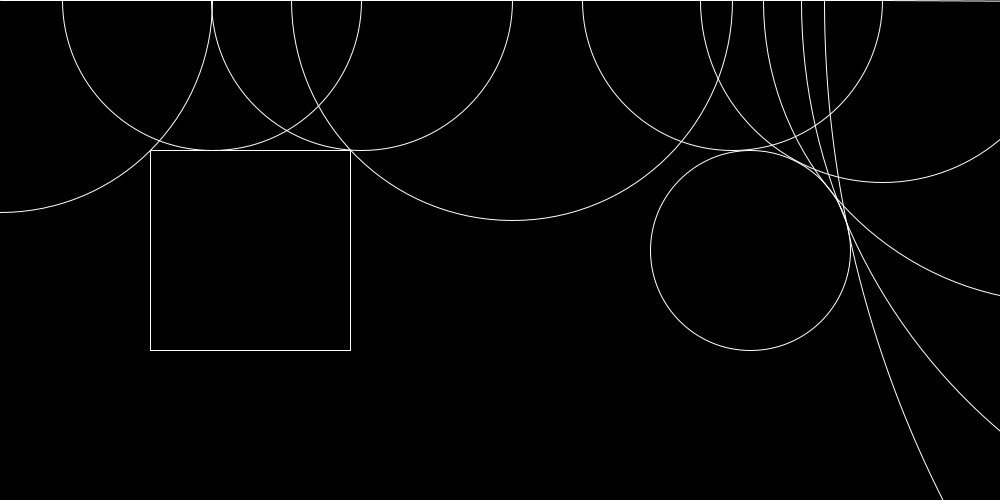
Frame 1 (no input)
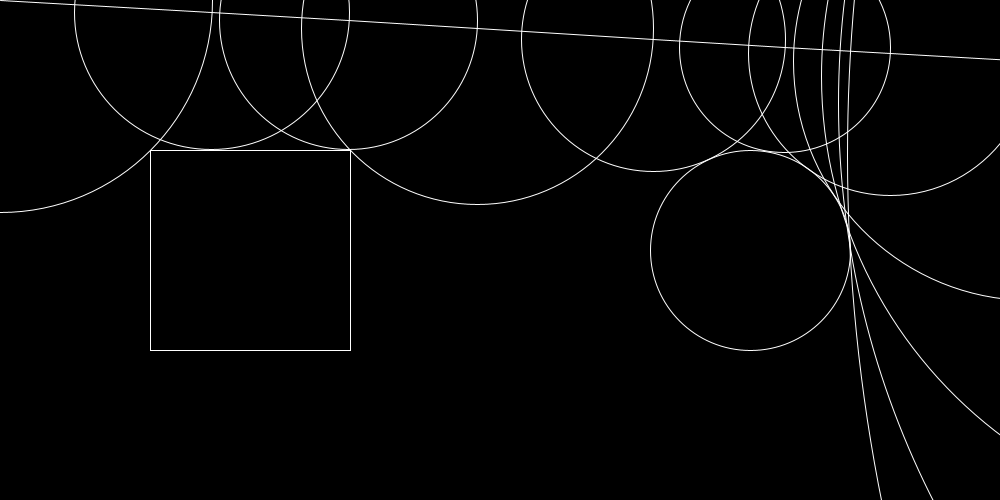
Frame 60 (the mouse pressed at the canvas centre just before this capture)
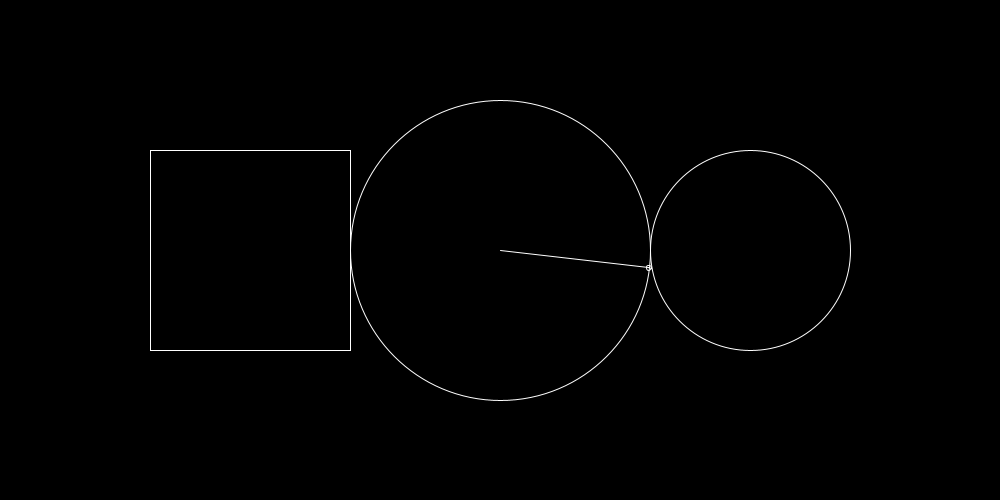
Frame 120 (the mouse held since frame 60 and released just before this capture)

The Processing sketch that drew these frames (run headless with seeded random() and noise(); from frame 60 on, the mouse is pressed at the canvas centre):

// Processing sketch: Distance_Estimator_2D
// ── Distance_Estimator_2D.pde


void setup(){
  size(1000, 500);
}

void draw(){
  background(0);
  stroke(255);
  noFill();
  //show obstacle
  rect(width/2-350, height/2-100, 200, 200);
  ellipse(width/2+250, height/2, 200, 200);
  
  //ray
  PVector o = new PVector(mouseX, mouseY);
  PVector v = PVector.fromAngle((float)frameCount/1000);
  float dst = 1;
  while(dst > 0.1 && dst < 1000){
    //distance to obstacle
    dst = signedDstToCircle(o, new PVector(width/2+250, height/2), 100);
    dst = min(dst, signedDstToBox(o, new PVector(width/2-250, height/2), new PVector(100, 100)));
    
    ellipse(o.x, o.y, dst*2, dst*2);
    line(o.x, o.y, o.x+v.x*dst, o.y+v.y*dst);
    //march ray in v
    o.add(PVector.mult(v, dst));
  }
}

float signedDstToCircle(PVector p, PVector centre, float radius){
  return PVector.dist(p, centre) - radius;
}

float signedDstToBox(PVector p , PVector centre, PVector size){
  PVector offset = new PVector(abs(p.x-centre.x), abs(p.y-centre.y)).sub(size);
  
  float unsignedDst = new PVector(max(offset.x, 0), max(offset.y, 0)).mag();
  
  float dstInsideBox = max(min(offset.x, 0), min(offset.y, 0));
  return unsignedDst + dstInsideBox;
}
